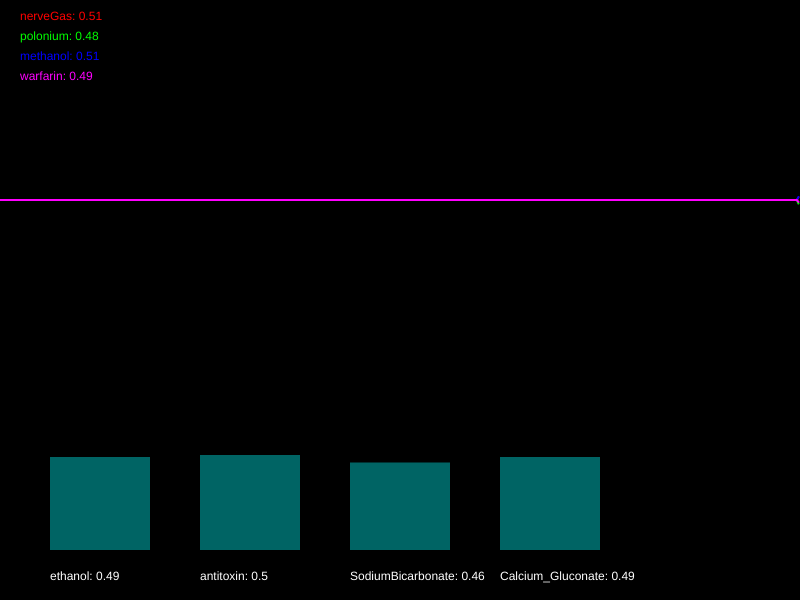
Frame 1 (no input)
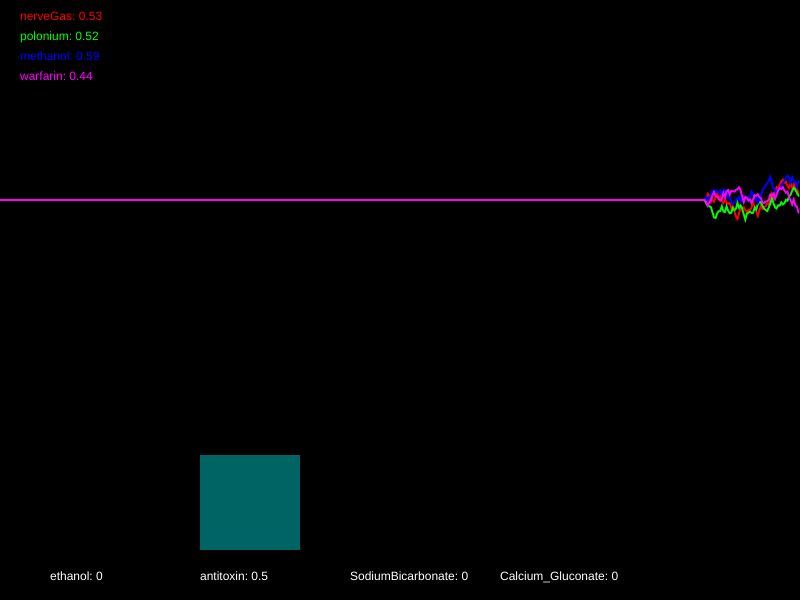
Frame 60 (no input)
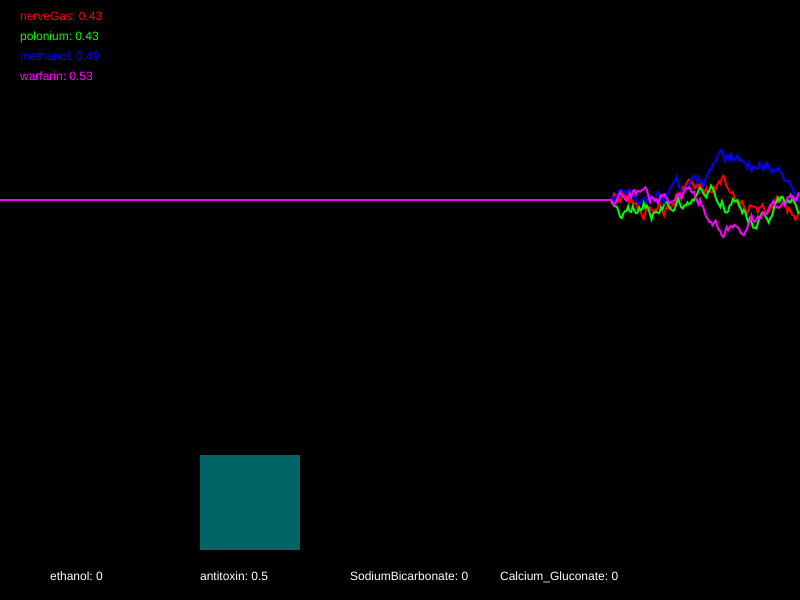
Frame 120 (the mouse pressed at the canvas centre since frame 60)

The p5.js sketch that drew these frames (run headless with seeded random() and noise() and a simulated clock; from frame 60 on, the mouse is pressed at the canvas centre):

// p5.js sketch
// ── sketch.js
/*

Officer: 4335840
CaseNum: 401-1-39606772-4335840

Case 401 - The Case of Norbert's Weiner Stand
Stage 2 - Toxic Burrito

Norbert is at it again. This time he’s set up a burrito stall and is lacing burritos
with his foul toxin. The chaos is spreading. People are dropping like flies and burrito
sales have fallen through the floor. To make matters worse it seems Norbert has cottoned
on to our methods and has upped the complexity of his poison. You’ll find the antidote
harder to develop this time. So kid, head down to the lab and get working.

You must develop the antidote by using conditional statements in the draw loop to
do the following.

	- When nerveGas goes above 0.37, try decreasing ethanol by 0.01
	- When polonium goes above 0.75 and methanol goes above 0.49, increase ethanol by 0.03
	- When polonium goes above 0.68, try decreasing antitoxin by 0.03
	- When warfarin dips below 0.27, increase antitoxin by 0.01
	- If polonium dips below 0.7, decrease SodiumBicarbonate by 0.04
	- If methanol goes above 0.55 and warfarin dips below 0.29, increase SodiumBicarbonate by 0.04
	- When polonium dips below 0.59, reduce Calcium_Gluconate by 0.01
	- If nerveGas dips below 0.41, increase Calcium_Gluconate by 0.01


Your conditional statements should:

consider the following poisons:

	- nerveGas
	- polonium
	- methanol
	- warfarin


and modify the following antidotes:

	- ethanol
	- antitoxin
	- SodiumBicarbonate
	- Calcium_Gluconate


- There are many ways to complete this task but you should only use the
following commands:

	if(){}
	+=
	-=

*/

//Declare the poison variables
var nerveGas;
var polonium;
var methanol;
var warfarin;


//Declare the antidote variables
var ethanol;
var antitoxin;
var SodiumBicarbonate;
var Calcium_Gluconate;


//This variable is used for drawing the graph
var graphs;


function setup()
{

	createCanvas(800,600);
	strokeWeight(2);

	//initialise the poisons and antidotes
	nerveGas = 0.5;
	polonium = 0.5;
	methanol = 0.5;
	warfarin = 0.5;
	ethanol = 0.5;
	antitoxin = 0.5;
	SodiumBicarbonate = 0.5;
	Calcium_Gluconate = 0.5;


	//fills the graph with empty values
	graphs = [];

	for(var i = 0; i < 4; i++)
	{
		graphs.push([]);
		for(var j = 0; j < 512; j++)
		{
			graphs[i].push(0.5);
		}
	}

}

function draw()
{

	//Develop the antidote below
	//Write conditional statements to change the amount of each substance ...
    
	
	

    
    if(nerveGas > 0.37)
    {
        ethanol -= 0.01;
    }
    
    if(polonium > 0.75 && methanol > 0.49)
    {
        ethanol += 0.03;
    }
    
    if(polonium > 0.68)
    {
        antitoxin -= 0.03;
    }
    
    if(warfarin < 0.27)
    {
        antitoxin += 0.01;
    }
    
    if(polonium < 0.7)
    {
        SodiumBicarbonate -= 0.04;
    }
    
    if(methanol > 0.55 && warfarin < 0.29)
    {
        SodiumBicarbonate += 0.04;
    }
    
    if(polonium < 0.59)
    {
        Calcium_Gluconate -= 0.01;
    }
    
    if(nerveGas < 0.41)
    {
        Calcium_Gluconate += 0.01;
    }




	//////////////////////////////////////////////////////

	//the code below generates new values using random numbers

	/*
		For testing, you might want to temporarily comment out
		these lines and set the same variables to constant values
		instead.
	*/

	nerveGas = nextValue(graphs[0],nerveGas);
	polonium = nextValue(graphs[1],polonium);
	methanol = nextValue(graphs[2],methanol);
	warfarin = nextValue(graphs[3],warfarin);


	ethanol = constrain(ethanol, 0, 1);
	antitoxin = constrain(antitoxin, 0, 1);
	SodiumBicarbonate = constrain(SodiumBicarbonate, 0, 1);
	Calcium_Gluconate = constrain(Calcium_Gluconate, 0, 1);


	///////// DO NOT CHANGE THE CODE BELOW ///////////

	//drawing code

	// set background
	background(0);
	noFill();

	//draw the graphs for the vitals
	var colors = [
	color(255, 0, 0),
	color(0, 255, 0),
	color(0, 0, 255),
	color(255, 0, 255),
	color(255, 255, 0),
	color(0, 255, 255)
	];

	for(var i = 0; i < graphs.length; i++)
	{
		stroke(colors[i]);
		drawGraph(graphs[i]);
	}

	//draw the poisons as text
	noStroke();
	fill(colors[0]);
	text('nerveGas: ' + nf(nerveGas,1,2), 20,20);
	fill(colors[1]);
	text('polonium: ' + nf(polonium,1,2), 20,40);
	fill(colors[2]);
	text('methanol: ' + nf(methanol,1,2), 20,60);
	fill(colors[3]);
	text('warfarin: ' + nf(warfarin,1,2), 20,80);


	//draw the antidotes bar chart
	drawBar(ethanol,50,'ethanol');
	drawBar(antitoxin,200,'antitoxin');
	drawBar(SodiumBicarbonate,350,'SodiumBicarbonate');
	drawBar(Calcium_Gluconate,500,'Calcium_Gluconate');


}

function nextValue(graph, val)
{
	//gets the next value for a vital and puts it in an array for drawing
	var delta = random(-0.03,0.03);

	val += delta;
	if(val > 1 || val < 0)
	{
		delta *= -1;
		val += delta * 2;
	}

	graph.push(val)
	graph.shift();
	return val;
}

function drawGraph(graph)
{
	//draws an array as a graph
	beginShape();
	for(var i = 0; i < graph.length; i++)
	{
			vertex(width * i/512, height * 0.5 - graph[i]* height/3)
	}
	endShape();
}


function drawBar(val, x, name)
{
	//draws the bars for bar chart
    noStroke();
    fill(0,100,100);
	var mh = height * 0.4 - 50;
	rect(x,(height - 50) - val*mh, 100, val*mh);
    fill(255);
	text(name + ": " + val, x, height - 20);
}
